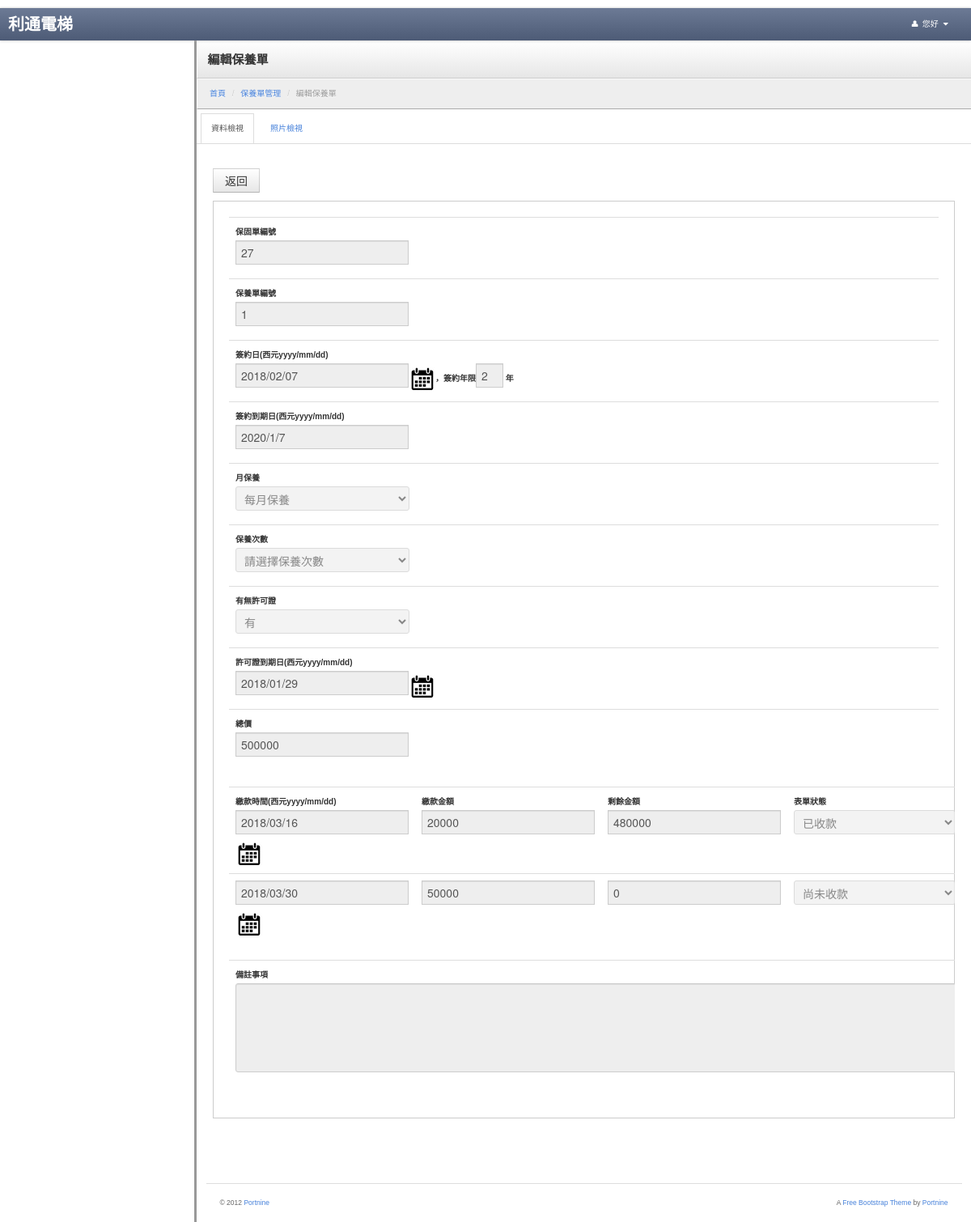
Page /service/view_service_view/service_id/1 on the earlier database version.
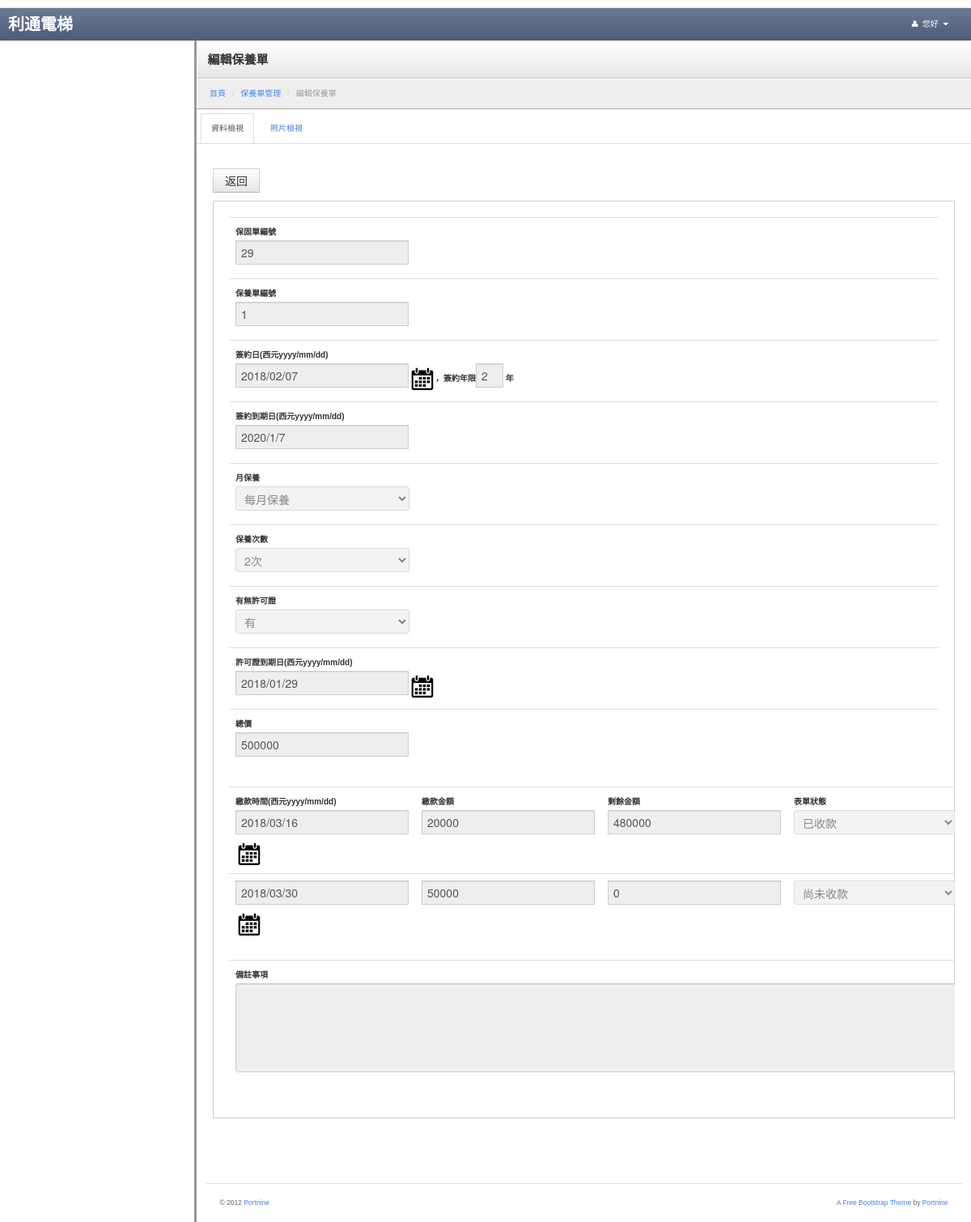
Same page on the later database version.
### tables this page shows
CREATE TABLE `service` (
  `id` int(11) NOT NULL AUTO_INCREMENT,
  `signing_day` varchar(255) DEFAULT NULL,
  `service_month` varchar(255) DEFAULT NULL,
  `mechanical_warranty` int(255) DEFAULT NULL,
  `license` int(255) DEFAULT NULL,
  `license_day` varchar(255) DEFAULT NULL,
  `Total_price` int(255) DEFAULT NULL,
  `payment_date1` varchar(255) DEFAULT NULL,
  `payment_date2` varchar(255) DEFAULT NULL,
  `payment_date3` varchar(255) DEFAULT NULL,
  `payment_date4` varchar(255) DEFAULT NULL,
  `payment_date5` varchar(255) DEFAULT NULL,
  `payment_date6` varchar(255) DEFAULT NULL,
  `payment_amount1` varchar(255) DEFAULT NULL,
  `payment_amount2` varchar(255) DEFAULT NULL,
  `payment_amount3` varchar(255) DEFAULT NULL,
  `payment_amount4` varchar(255) DEFAULT NULL,
  `payment_amount5` varchar(255) DEFAULT NULL,
  `payment_amount6` varchar(255) DEFAULT NULL,
  `item_status1` varchar(255) DEFAULT NULL,
  `item_status2` varchar(255) DEFAULT NULL,
  `item_status3` varchar(255) DEFAULT NULL,
  `item_status4` varchar(255) DEFAULT NULL,
  `item_status5` varchar(255) DEFAULT NULL,
  `item_status6` varchar(255) DEFAULT NULL,
  `remark` varchar(255) DEFAULT NULL,
  `warranty_id` int(255) DEFAULT NULL,
  `is_signing` int(1) DEFAULT '0',
  `is_remind` int(1) DEFAULT '0',
  `service_times` int(10) DEFAULT '0',
  `do_times` int(10) DEFAULT '1',
  `touch_time` varchar(255) DEFAULT NULL,
  PRIMARY KEY (`id`)
);

### application/controllers/Service.php (called while the page is built, shortened)
<?php if ( ! defined('BASEPATH')) exit('No direct script access allowed');
class Service extends CI_Controller {
	function __construct()
	{
        $this->load->model('public_tools');
		$this->load->model('Customer_model');
		$this->load->model('m_service_model');
		$this->load->model('m_warranty_model');
		$this->load->model('Form_action_log_model');
		$this->load->library('datamodel');
		$this->load->library('common');
        $this->load->model('Usermenu_model');
	}
	public function view_service_view()
	{
		$service_model = new m_service_model();
		$this->data = $this->uri->uri_to_assoc(3);
		$id = $this->data["service_id"];
		$this->data = $service_model->getserviceByID($id);
		$count = 0 ;
		for ($i = 0; $i < 6; $i++)
		{
			if($this->data["payment_date".($i+1)] != "")
			{
				$count++;
			}
		}
		$this->data['payment_date_count']=$count;
        $public_tools = new public_tools();
        $imgdata = $public_tools->getimgview(array('type'=>'service','typeid'=>$id));
        $this->data['imgdata'] = $imgdata;
		$this->load->view('v_view_service', $this->data);
	}
}

### index.php (called while the page is built, shortened)
<?php
require_once BASEPATH.'core/CodeIgniter.php';

### application/models/m_service_model.php (called while the page is built, shortened)
<?php
class m_service_model extends CI_Model
{
	public function getserviceByID($id)
	{
		$this->db->select('*');
		$this->db->from('service');
		$this->db->where('id', $id);
		$result = $this->db->get();
		if ($result->num_rows() > 0)
		{
			foreach ($result->result() as $row)
			{
				$service_data = array();
				foreach ($row as $k => $v)
				{
					$service_data[$k] = $v;
				}
			}
			return $service_data;
		}
		return 0;
	}
}
?>

### application/views/v_view_service.php (the view, shortened to what the changed rows need)
<!DOCTYPE html>
<html lang="en">
	<?php
		include "head.php";
	?>
	<body>
		<link rel="stylesheet" href="<?=base_url("js/jquery/jquery-ui.min.css");?>">
		<link rel="stylesheet" href="jqueryui/style.css">
		<div class="content">
			<div class="header">
				<h1 class="page-title">編輯保養單</h1>
			</div>
			<div class="container-fluid">
				<div class="row-fluid">
                       <div id="myTabContent" class="tab-content">
                           <div class="tab-pane active in" id="view_service">
					<form id="tab" name="fomr1" action="<?=site_url("/service/service_edit")?>" method="post">
						<div class="well">
							<table  class="table sortable">
								<tr>
									<th>
										保固單編號<br>
										<input type="text" name = "warranty_id" value="<?php print($this->data['warranty_id']);?>"  disabled style=width:200px>
									</th>
								</tr>
								<tr>
									<th>
										保養單編號<br>
										<input type="text" name = "Id" value="<?php print($this->data['id']);?>" readonly="readonly" disabled style=width:200px>
									</th>
								</tr>
								<tr>
									<th>
										簽約日(西元yyyy/mm/dd)<br>
										<input type="text" id="signing_day" name = "signing_day" value="<?php print($this->data['signing_day']);?>" disabled style=width:200px>，簽約年限<input type="text" id="mechanical_warranty" name = "mechanical_warranty" value="<?php print($this->data['mechanical_warranty']);?>" disabled style=width:20px onChange="calculatetime(this)"> 年
									</th>
								</tr>
								<tr>
									<th>
										簽約到期日(西元yyyy/mm/dd)<br>
										<input type="text" id="signing_over_day" name="signing_over_day" value="0" style=width:200px disabled>
									</th>
								</tr>
								<tr>
									<th>
									月保養<br>
										<select  name="service_month" style=width:215px onChange="calculate(this)" disabled>
											<option value = 1 <?php if ($this->data['service_month'] == 1)echo "selected=\"selected\"";?>>每月保養</option>
										</select>
									</th>
								</tr>
								<tr>
									<th>
									保養次數<br>
										<select  name="do_times" style=width:215px onChange="calculate(this)" disabled>
											<option value = 0 <?php if ($this->data['do_times'] == 0)echo "selected=\"selected\"";?>>請選擇保養次數</option>
											<option value = 2 <?php if ($this->data['do_times'] == 2)echo "selected=\"selected\"";?>>2次</option>
										</select>
									</th>
								</tr>
								<tr>
									<th>
										有無許可證<br>
										<select id="license" name="license" style=width:215px onChange="calculate(this)" disabled>
											<option value = 1 <?php if ($this->data['license'] == 0)echo "selected=\"selected\"";?>>有</option>
										</select>
									</th>
								</tr>
								<tr>
									<th>
										許可證到期日(西元yyyy/mm/dd)<br>
										<input type="text" id="datepicker1" name = "license_day" value="<?php print($this->data['license_day']);?>" disabled style=width:200px>
									</th>
								</tr>
								<tr>
									<th>
										總價<br>
										<input type="text" id="Total_price" name = "Total_price" value="<?php print($this->data['Total_price']);?>" disabled style=width:200px onChange="calculate(this)">
									</th>
								</tr>
							</table>
							<table id="table" class="table sortable">
								<tbody>
									<tr>
									<th>繳款時間(西元yyyy/mm/dd)<br><input type="text" id="payment_date1" name="payment_date1" value="<?php print($this->data['payment_date1']);?>"  disabled style=width:200px ></th>
									<th>繳款金額<br><input type="text" id="payment_amount1" name="payment_amount1" value="<?php print($this->data['payment_amount1']);?>"  disabled style=width:200px onChange="calculate(this)"></th>
									<th>剩餘金額<br><input type="text" id="Item1_price" name="Item1_price" value="0" style=width:200px onChange="calculate(this)" disabled></th>
									<th>表單狀態<br>
										<select id="item_status1" name="item_status1" style=width:200px disabled onChange="calculate(this)">
											<option value = 5 <?php if ($this->data['item_status1'] == 5)echo "selected=\"selected\"";?>>已收款</option>
										</select>
									</th>
									</tr>
							<?php
									$item_count = $this->data['payment_date_count'];
									for ($i = 1; $i < $item_count; $i++)
									{
										echo '<tr>';
										echo '<th><input type="text" id="payment_date'.($i+1). '" name="payment_date'.($i+1). '" value="'.$this->data["payment_date".($i+1)].'" disabled style=width:200px ></th>';
										echo '<th><input type="text" id="payment_amount'.($i+1). '" name="payment_amount'.($i+1). '" value="' .$this->data["payment_amount".($i+1)]. '" style=width:200px disabled onChange="calculate(this)"></th>';
										echo '<th><input type="text" id="Item'.($i+1). '_price" name="Item'.($i+1). '_price" value="0" style=width:200px onChange="calculate(this)"  disabled></th>';
										echo '<th>';
											echo '<select id="item_status'.($i+1). '" name="item_status'.($i+1). '" style=width:200px disabled onChange="calculate(this)">';
												echo '<option value = 4 '; if ($this->data["item_status".($i+1)] == 4) echo 'selected=\"selected\"'; echo '">尚未收款</option>';
											echo '</select>';
										echo '</th>';
										echo '</tr>	';
									}
							?>
								</tbody>
							</table>
							<table  class="table sortable">
								<tr>
									<th>
										備註事項<br>
										<textarea name="remark" style="width:1000px;height:100px;" disabled> <?php echo $this->data['remark'];?> </textarea>
									</th>
								</tr>
							</table>
						</div>
					</form>
                           </div>
                       </div>
				</div>
			</div>
		</div>
	</body>
</html>

Differences in the rows shown:
changed service "尚未收款": warranty_id "27" → "29"; do_times "請選擇保養次數" → "2次"
